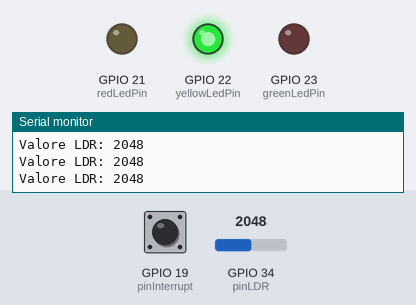
The program below on a simulated ESP32. On the bench: output pins drawn as LEDs (lit = HIGH), the last lines printed to the serial monitor. Inputs (shaded band) come from the test bench; at power-on: GPIO 34 (pinLDR) = 2048, GPIO 19 (pinInterrupt) HIGH.

Above: at 1.2 s.
1.3 s: GPIO 34 (pinLDR) set to 1540
2.8 s: GPIO 34 (pinLDR) set to 1463
At 4.0 s:
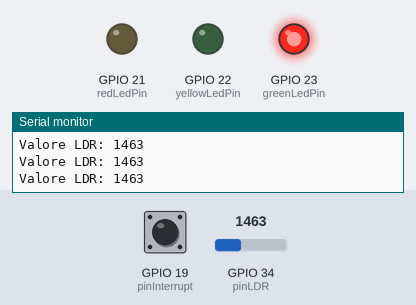
4.3 s: GPIO 34 (pinLDR) set to 3603
At 5.5 s:
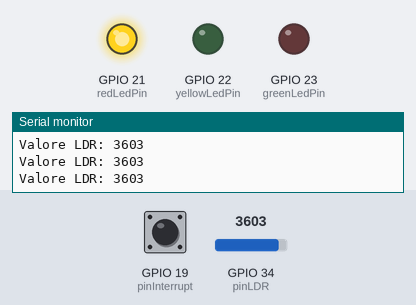
7.4 s: GPIO 34 (pinLDR) set to 3066
8.9 s: GPIO 34 (pinLDR) set to 2956
At 10.0 s:
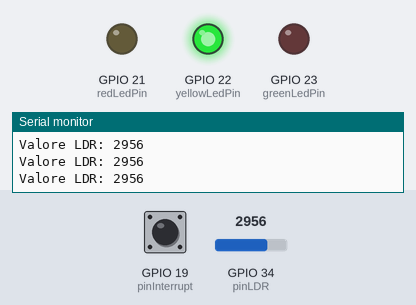
Timing chart, 0 to 11.5 s (numbered marks = the images above; inputs shaded):
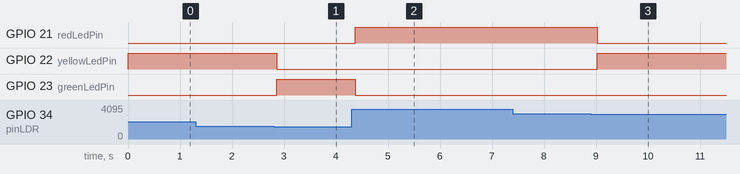

Measured:
- the behaviour switches between 1501 and 1500 on GPIO 34 (pinLDR) (found by bisection; images 0 and 1)
- the behaviour switches between 3001 and 3000 on GPIO 34 (pinLDR) (found by bisection; images 2 and 3)
- after the input at 2.8 s, GPIO 22 (yellowLedPin): HIGH → LOW after 0.06 s; GPIO 23 (greenLedPin): LOW → HIGH after 0.06 s
- after the input at 4.3 s, GPIO 21 (redLedPin): LOW → HIGH after 0.07 s; GPIO 23 (greenLedPin): HIGH → LOW after 0.07 s
- after the input at 8.9 s, GPIO 21 (redLedPin): HIGH → LOW after 0.12 s; GPIO 22 (yellowLedPin): LOW → HIGH after 0.12 s

The program:

main.cpp
```cpp
#include <Arduino.h>

// Definizione dei pin forniti
const int greenLedPin = 23;  // LED Verde
const int yellowLedPin = 22; // LED Giallo
const int redLedPin = 21;    // LED Rosso
const int pinLDR = 34;       // Fotoresistore (GPIO 34)

// Pin per l'interrupt (es. un pulsante di reset o switch di sicurezza)
const int pinInterrupt = 19;

// --- CONFIGURAZIONE SOGLIE FISSE (Dal TIP della traccia) ---
// Modifica questi valori in base alle letture reali del tuo ambiente
const int SOGLIA_MEDIA = 1500;
const int SOGLIA_MASSIMA = 3000;

// Variabile condivisa con l'interrupt: DEVE essere "volatile"
volatile bool interruptRilevato = false;

// Funzione ISR (Interrupt Service Routine) salvata nella RAM veloce
void IRAM_ATTR gestioneInterrupt() {
  interruptRilevato = true;
}

void setup() {
  Serial.begin(115200);

  // Configurazione pin LED come uscite digitali standard
  pinMode(greenLedPin, OUTPUT);
  pinMode(yellowLedPin, OUTPUT);
  pinMode(redLedPin, OUTPUT);

  // Configurazione pin Interrupt con pull-up interno
  pinMode(pinInterrupt, INPUT_PULLUP);

  // Aggancio dell'interrupt sul fronte di discesa (pressione del pulsante)
  attachInterrupt(digitalPinToInterrupt(pinInterrupt), gestioneInterrupt, FALLING);

  Serial.println("--- Sistema Alert Pronto (Soglie Fisse) ---");
  Serial.print("Soglia Media impostata a: "); Serial.println(SOGLIA_MEDIA);
  Serial.print("Soglia Massima impostata a: "); Serial.println(SOGLIA_MASSIMA);
  Serial.println("----------------------------------------");
}

void loop() {
  // Gestione immediata dell'evento scatenato dall'interrupt
  if (interruptRilevato) {
    Serial.println("⚠️ [INTERRUPT] Rilevato evento critico hardware!");
    // Inserire qui eventuale logica di reset o sicurezza
    interruptRilevato = false; // Resetta il flag
  }

  // Legge il valore attuale del fotoresistore (0 - 4095)
  int luceAmbiente = analogRead(pinLDR);

  // Stampa il valore per aiutarti a tarare le soglie definitive
  Serial.print("Valore LDR: ");
  Serial.println(luceAmbiente);

  // --- LOGICA DEI LIVELLI DI ALERT ---
  if (luceAmbiente > SOGLIA_MASSIMA) {
    // ROSSO: Superata anche la soglia massima
    digitalWrite(greenLedPin, LOW);
    digitalWrite(yellowLedPin, LOW);
    digitalWrite(redLedPin, HIGH);
  }
  else if (luceAmbiente > SOGLIA_MEDIA) {
    // GIALLO: Superata la soglia media ma sotto la massima
    digitalWrite(greenLedPin, LOW);
    digitalWrite(yellowLedPin, HIGH);
    digitalWrite(redLedPin, LOW);
  }
  else {
    // VERDE: Al di sotto di entrambe le soglie
    digitalWrite(greenLedPin, HIGH);
    digitalWrite(yellowLedPin, LOW);
    digitalWrite(redLedPin, LOW);
  }

  delay(150); // Mantiene il sistema reattivo senza intasare il monitor seriale
}
```
